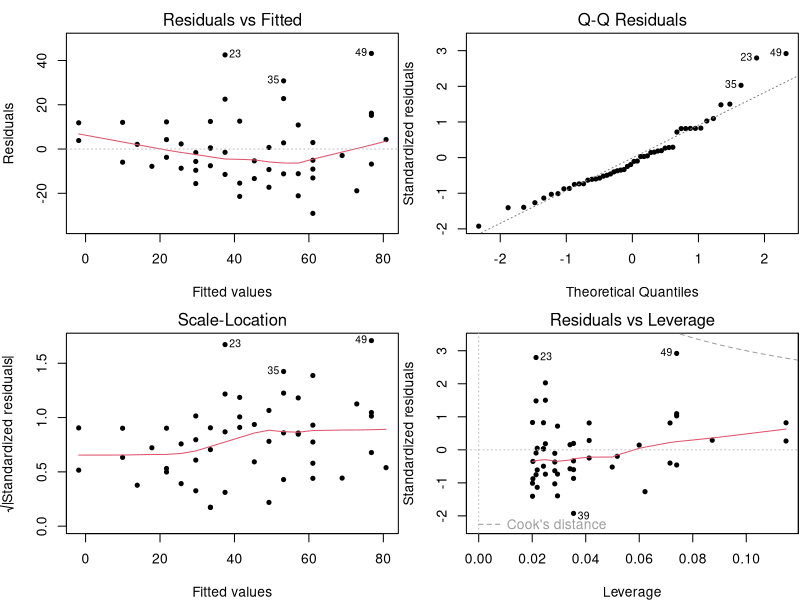
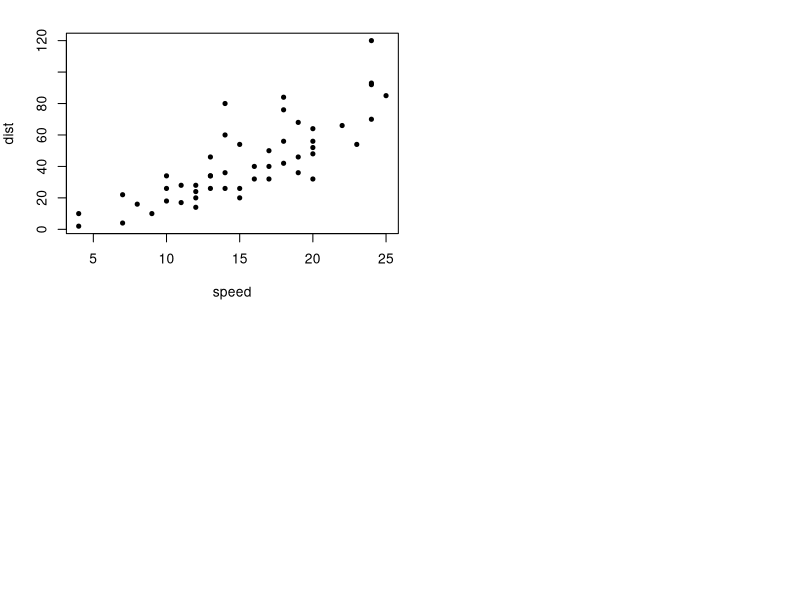

Recreate these plots in R, in order.
## ---- chunk 1
fit = lm(dist ~ speed, data = cars)
b = coef(fit)  # coefficients
summary(fit)
## ---- chunk 2
par(mfrow = c(2, 2), pch = 20, mar = c(4, 4, 2, .1), bg = 'white')
plot(fit)
## ---- chunk 3
#| my-chunk, echo = FALSE, fig.width = 10,
#| fig.cap = "This is a long long
#|   long long caption."

plot(cars)
